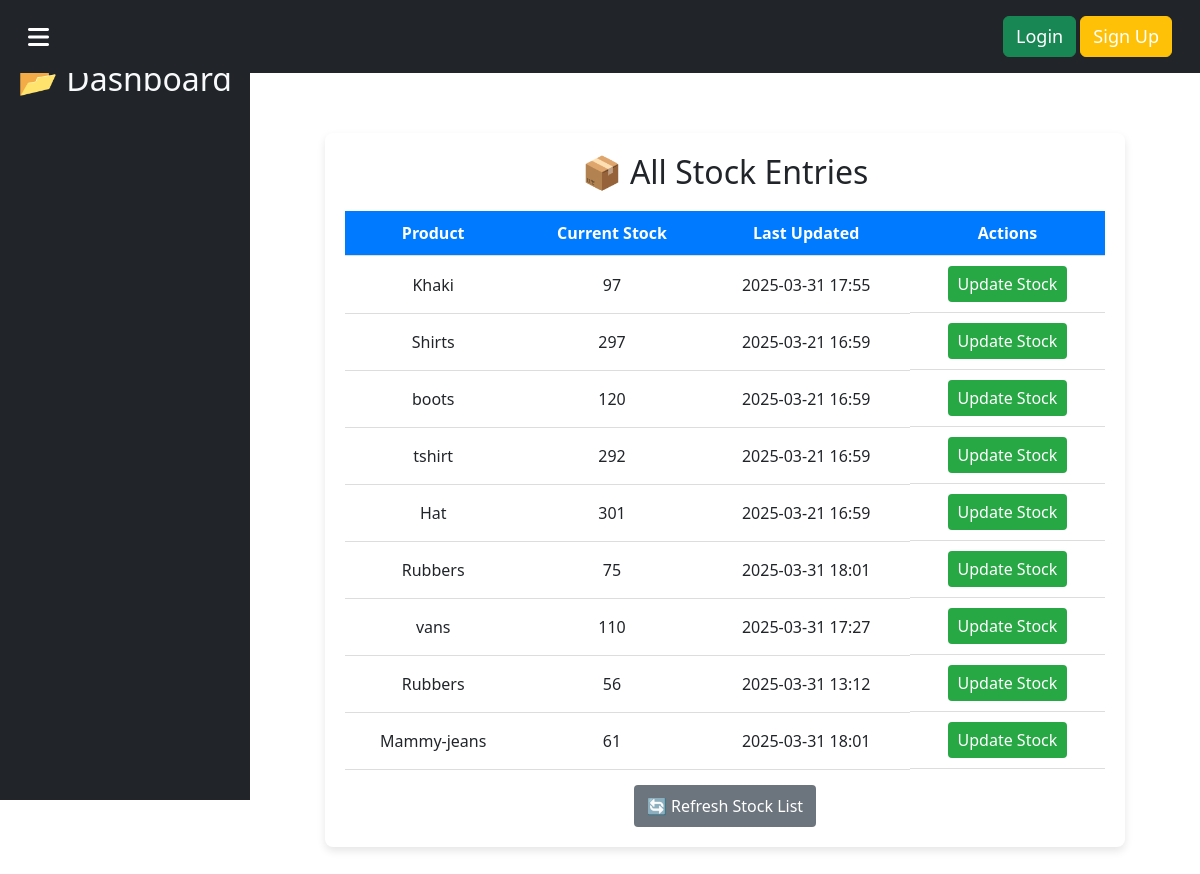
/inventory/stock/, run on the app's committed database.
### inventory/models.py (models this page shows, shortened)
class Stock(models.Model):
    product = models.ForeignKey(Product, on_delete=models.CASCADE, related_name='stock_entries')
    quantity = models.PositiveIntegerField()
    low_stock_threshold = models.PositiveIntegerField(default=10)
    last_updated = models.DateTimeField(auto_now=True)

class Product(models.Model):
    name = models.CharField(max_length=100)
    sku = models.CharField(max_length=50, unique=True)
    category = models.ForeignKey(Category, on_delete=models.PROTECT, related_name="products")
    supplier = models.ForeignKey(Supplier, on_delete=models.SET_NULL, null=True, blank=True, related_name="supplied_products")
    description = models.TextField(null=True, blank=True)
    quantity = models.PositiveIntegerField(default=0)  # ✅ Add quantity field
    price = models.DecimalField(max_digits=10, decimal_places=2)
    image = models.ImageField(upload_to='product_images/', null=True, blank=True)
    created_at = models.DateTimeField(auto_now_add=True)
    updated_at = models.DateTimeField(auto_now=True)

### inventory/views.py (the view)
# urls.py: path('stock/', view_stock, name='view_stock'),
def view_stock(request):
    stock_entries = Stock.objects.all()
    return render(request, "inventory/stock_list.html", {"stock_entries": stock_entries})

### inventory/templates/inventory/stock_list.html (shortened to what this page needs)
{% extends 'base.html' %}
{% block content %}
<div class="container">
    <h2>📦 All Stock Entries</h2>
    <table>
        <tr>
            <th>Product</th>
            <th>Current Stock</th>
            <th>Last Updated</th>
            <th>Actions</th>
        </tr>
        {% for stock in stock_entries %}
        <tr>
            <td>{{ stock.product.name }}</td>
            <td>{{ stock.quantity }}</td>
            <td>{{ stock.last_updated|date:"Y-m-d H:i" }}</td>
            <td class="action-links">
                <a href="{% url 'inventory:update_stock' stock.product.id %}" class="edit-btn">Update Stock</a>
            </td>
        </tr>
        {% empty %}
        <tr>
            <td colspan="4">No stock entries found.</td>
        </tr>
        {% endfor %}
    </table>
    <a href="{% url 'inventory:view_stock' %}" class="btn back-btn">🔄 Refresh Stock List</a>
</div>
{% endblock %}

### inventory/templates/inventory/stock_list.html (style rules this page uses)
.container { max-width: 800px; margin: 40px auto; padding: 20px; background: white; box-shadow: 0 4px 8px rgba(0, 0, 0, 0.1); border-radius: 8px; text-align: center; }
table { width: 100%; border-collapse: collapse; margin-top: 20px; }
th, td { padding: 10px; border-bottom: 1px solid #ddd; text-align: center; }
th { background-color: #007bff; color: white; }
.action-links { display: flex; justify-content: center; gap: 10px; }
.action-links a { text-decoration: none; padding: 6px 10px; border-radius: 4px; }
.edit-btn { background-color: #28a745; color: white; }
.back-btn { display: inline-block; margin-top: 15px; background-color: #6c757d; color: white; padding: 8px 12px; text-decoration: none; border-radius: 4px; }

### data on the page
Stock: product.name "Khaki", quantity "97", last_updated "2025-03-31 17:55"
Stock: product.name "Shirts", quantity "297", last_updated "2025-03-21 16:59"
Stock: product.name "boots", quantity "120", last_updated "2025-03-21 16:59"
Stock: product.name "tshirt", quantity "292", last_updated "2025-03-21 16:59"
Stock: product.name "Hat", quantity "301", last_updated "2025-03-21 16:59"
Stock: product.name "Rubbers", quantity "75", last_updated "2025-03-31 18:01"
Stock: product.name "vans", quantity "110", last_updated "2025-03-31 17:27"
Stock: product.name "Rubbers", quantity "56", last_updated "2025-03-31 13:12"
Stock: product.name "Mammy-jeans", quantity "61", last_updated "2025-03-31 18:01"
